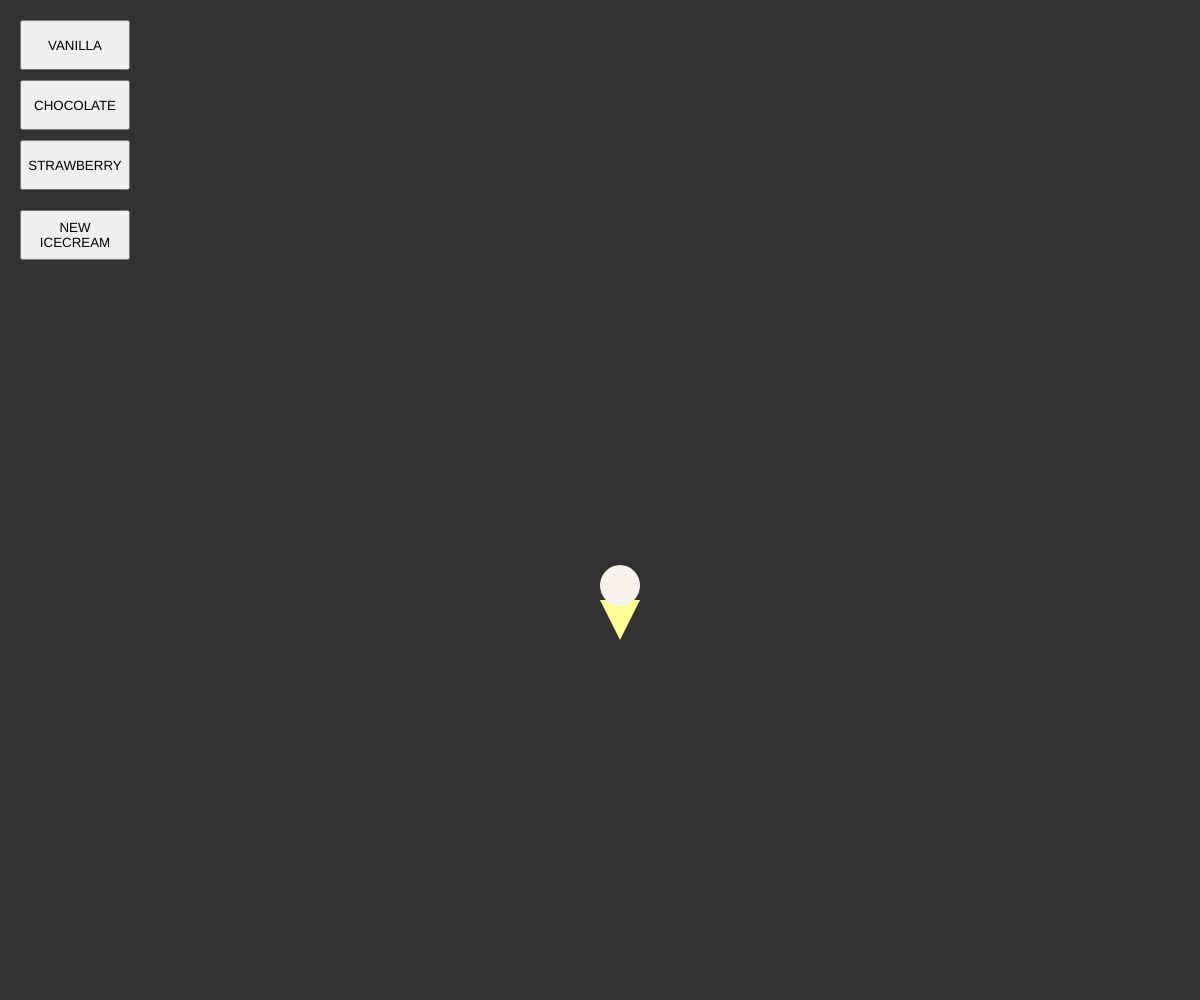
Frame 1 (no input)
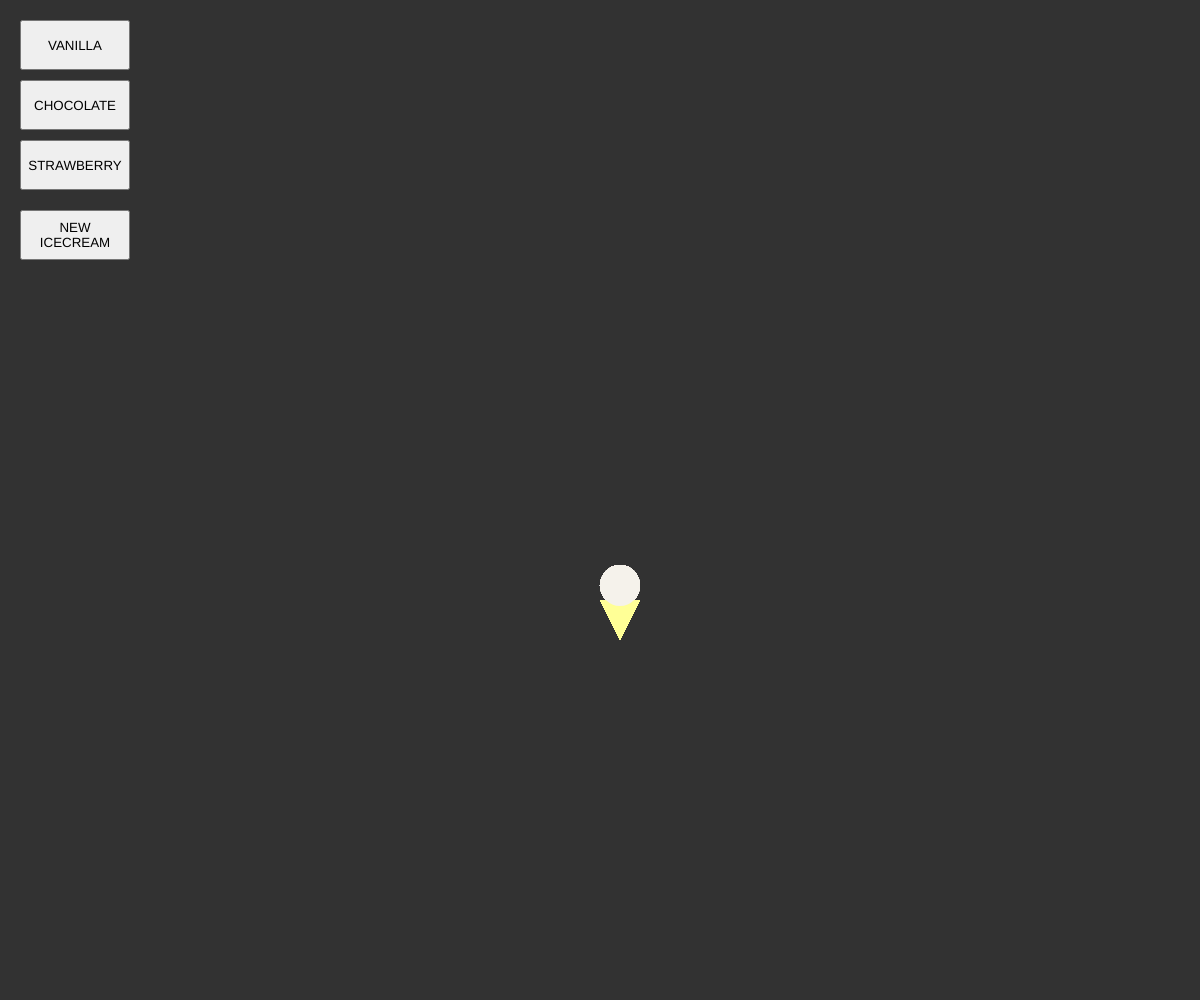
Frame 60 (no input)
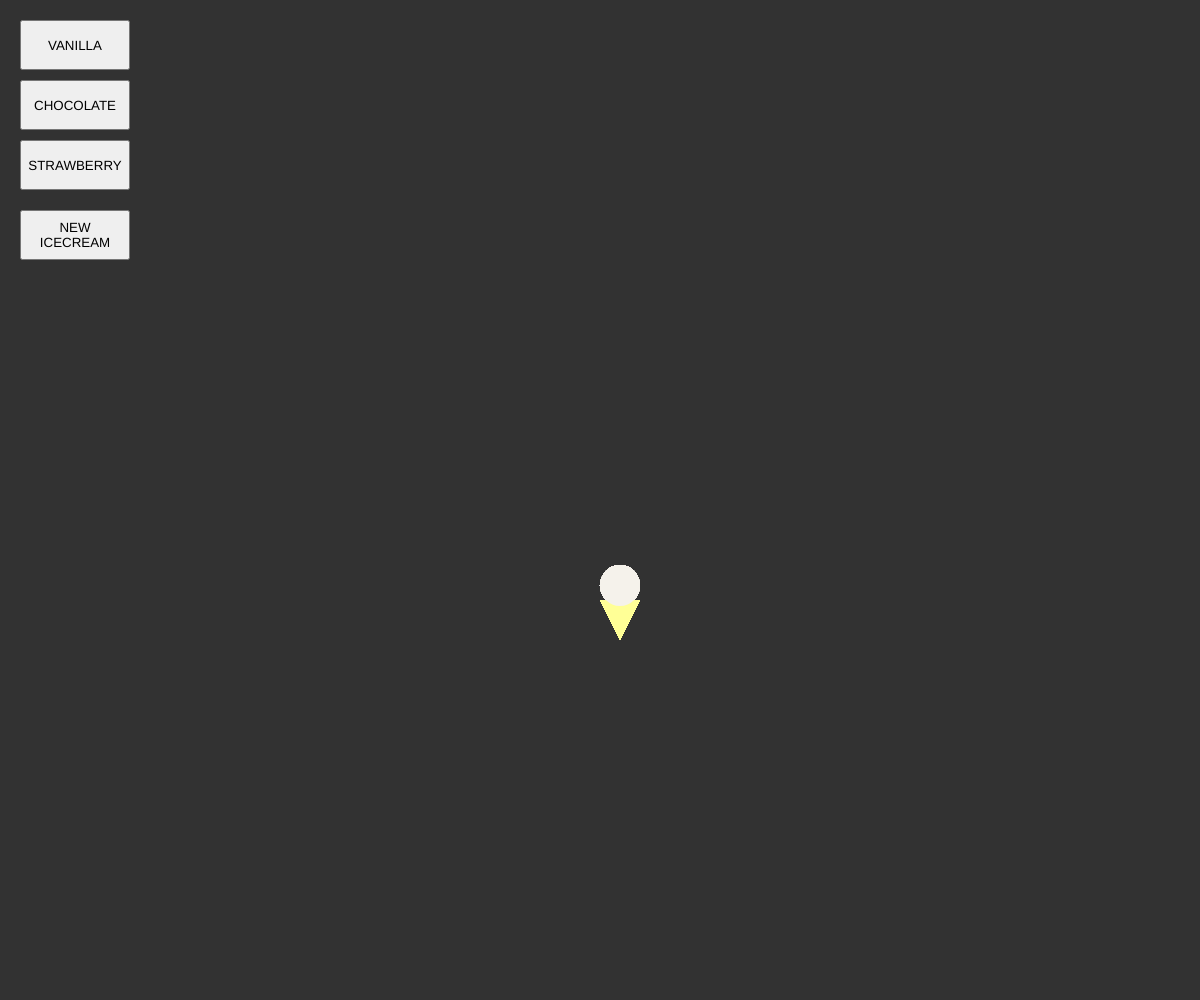
Frame 120 (the mouse pressed at the canvas centre since frame 60)

The p5.js sketch that drew these frames (run headless with seeded random() and noise() and a simulated clock; from frame 60 on, the mouse is pressed at the canvas centre):

// p5.js sketch
// ── sketch.js


let scoopY = 600; 
let scoopCountV = 600;
let scoopCountC = 600;
let scoopCountS = 600;
let iceCreamY = 600; 
let vanButton,chocButton,strawButton,reSetButton;
let line = 0;




function setup() {
  createCanvas(windowWidth, windowHeight);
  background(50);
  drawButtons();

}


function windowResized(){
	resizeCanvas(windowWidth, windowHeight);
	}

  function icecream(x, y, size, colour){     //starting icecream
  noStroke();
  fill(255, 255, 150);
  triangle(x, y, x + 20, y + 40, x + 40, y);  //Cone
  fill(colour);    
  ellipseMode(CORNER);  //first scooop
  ellipse(x, y - 35, 40, 41);
}

function drawButtons(){
  vanButton = createButton('VANILLA');
  vanButton.position(20, 20);    //vanilla button
  vanButton.size (110,50);
  vanButton.mousePressed(addVanScoop);

  chocButton = createButton('CHOCOLATE');
  chocButton.position(vanButton.x , vanButton.y + 60);   //chocolate button
  chocButton.size (110,50);
  chocButton.mousePressed(addChocScoop);

  strawButton = createButton('STRAWBERRY');
  strawButton.position(vanButton.x , vanButton.y + 120);  //strawberry button
  strawButton.size (110,50);
  strawButton.mousePressed(addStrawScoop);

  reSetButton = createButton('NEW ICECREAM');
  reSetButton.position(vanButton.x , vanButton.y + 190);  //strawberry button
  reSetButton.size (110,50);
  reSetButton.mousePressed(resetIcecream);
}


function addVanScoop() {  // vanilla scoop
 
  scoopY -= 37;
  fill(245, 242, 235);
  ellipseMode(CORNER);
  ellipse(width/2, scoopY - 30, 40, 41);
  ellipse(width/3, scoopCountV -= 37, 40, 41);
 
}

function addChocScoop() {   //chocolate scoop
 
  scoopY -= 37;
  fill(89, 52, 38);
  ellipseMode(CORNER);
  ellipse(width/2, scoopY - 30, 40, 41);
  ellipse(width/3 - 60, scoopCountC -= 37, 40, 41);
  
}
function addStrawScoop() {   // strawberry scoop
 
  scoopY -= 37;
  fill(232, 172, 209);
  ellipseMode(CORNER);
  ellipse(width/2, scoopY - 30, 40, 41);
  ellipse(width/3 - 120, scoopCountS -= 37, 40, 41);
 
}



function draw(){
 
  icecream(width/2, iceCreamY, 30, color(245, 242, 235)); //starting cone

  if (scoopY < 40) {   
    GameOver() ;  
    hideButtons();  //hides buttons
    startAgain();
    
  
  }
}
 

function GameOver(){ // makes coloured lines down the screen when icecream gets too high

  noStroke();

  fill(245, 242, 235);
  rect(0,0,width/3,line);
  
  fill(89, 52, 35);
  rect(width/3, 0, width/3,line);

  fill(232, 172, 209);
  rect(width/3 + width/3, 0, width/3,line);

  line += 10;

}

function hideButtons(){  // hides buttons

  vanButton.hide();
  chocButton.hide();
  strawButton.hide();
  reSetButton.hide();

}

function resetIcecream (){     // resets icecream 
  background(50);
    icecream(width/2, iceCreamY, 30, color(255));
    scoopY = iceCreamY - 5;
    scoopCountY = iceCreamY - 5;
    line = 0;
    drawButtons();
}


function startAgain(){  //Start again text

  let startAgain = createElement('h1','START AGAIN');
startAgain.position(width/3,height/2);
startAgain.style('color', 'black');
startAgain.center();
  

}
